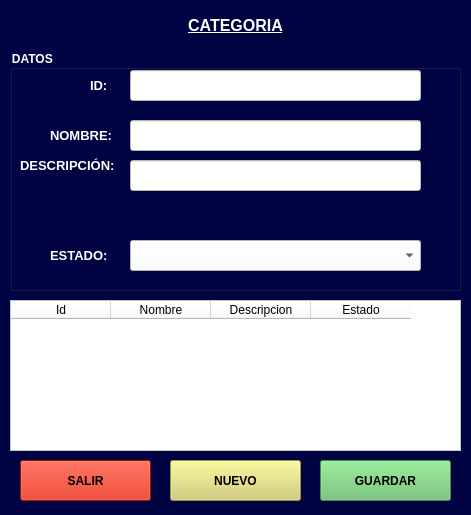
<?xml version="1.0" encoding="UTF-8"?>
<ui version="4.0">
 <class>frmcategoria</class>
 <widget class="QMainWindow" name="frmcategoria">
  <property name="enabled">
   <bool>true</bool>
  </property>
  <property name="geometry">
   <rect>
    <x>0</x>
    <y>0</y>
    <width>471</width>
    <height>515</height>
   </rect>
  </property>
  <property name="font">
   <font>
    <pointsize>9</pointsize>
   </font>
  </property>
  <property name="windowTitle">
   <string>Articulo</string>
  </property>
  <property name="windowIcon">
   <iconset>
    <normaloff>C:/Users/User/Documents/PROYECTO_POO/iconos/agregar-producto.ico</normaloff>C:/Users/User/Documents/PROYECTO_POO/iconos/agregar-producto.ico</iconset>
  </property>
  <property name="toolTipDuration">
   <number>2</number>
  </property>
  <property name="styleSheet">
   <string notr="true">background-color: rgb(0, 3, 66);</string>
  </property>
  <widget class="QWidget" name="centralwidget">
   <widget class="QLabel" name="label">
    <property name="geometry">
     <rect>
      <x>10</x>
      <y>10</y>
      <width>451</width>
      <height>31</height>
     </rect>
    </property>
    <property name="font">
     <font>
      <pointsize>12</pointsize>
      <weight>75</weight>
      <italic>false</italic>
      <bold>true</bold>
      <underline>true</underline>
      <strikeout>false</strikeout>
     </font>
    </property>
    <property name="styleSheet">
     <string notr="true">color: rgb(255, 255, 253);</string>
    </property>
    <property name="text">
     <string>CATEGORIA</string>
    </property>
    <property name="alignment">
     <set>Qt::AlignCenter</set>
    </property>
   </widget>
   <widget class="QGroupBox" name="groupBox">
    <property name="geometry">
     <rect>
      <x>10</x>
      <y>50</y>
      <width>451</width>
      <height>241</height>
     </rect>
    </property>
    <property name="font">
     <font>
      <pointsize>9</pointsize>
      <weight>75</weight>
      <bold>true</bold>
     </font>
    </property>
    <property name="styleSheet">
     <string notr="true">color: rgb(255, 255, 253);</string>
    </property>
    <property name="title">
     <string>DATOS </string>
    </property>
    <widget class="QLabel" name="label_3">
     <property name="geometry">
      <rect>
       <x>40</x>
       <y>70</y>
       <width>81</width>
       <height>31</height>
      </rect>
     </property>
     <property name="font">
      <font>
       <pointsize>10</pointsize>
       <weight>75</weight>
       <bold>true</bold>
      </font>
     </property>
     <property name="styleSheet">
      <string notr="true">color: rgb(255, 255, 253);</string>
     </property>
     <property name="text">
      <string>NOMBRE:</string>
     </property>
    </widget>
    <widget class="QLabel" name="label_8">
     <property name="geometry">
      <rect>
       <x>10</x>
       <y>100</y>
       <width>111</width>
       <height>31</height>
      </rect>
     </property>
     <property name="font">
      <font>
       <pointsize>10</pointsize>
       <weight>75</weight>
       <bold>true</bold>
      </font>
     </property>
     <property name="text">
      <string>DESCRIPCIÓN:</string>
     </property>
    </widget>
    <widget class="QLabel" name="label_6">
     <property name="geometry">
      <rect>
       <x>40</x>
       <y>190</y>
       <width>71</width>
       <height>31</height>
      </rect>
     </property>
     <property name="font">
      <font>
       <pointsize>10</pointsize>
       <weight>75</weight>
       <bold>true</bold>
      </font>
     </property>
     <property name="text">
      <string>ESTADO:</string>
     </property>
    </widget>
    <widget class="QComboBox" name="cboestado">
     <property name="geometry">
      <rect>
       <x>120</x>
       <y>190</y>
       <width>291</width>
       <height>31</height>
      </rect>
     </property>
     <property name="styleSheet">
      <string notr="true">background-color: rgb(255, 255, 253);
color: rgb(0, 0, 0);</string>
     </property>
    </widget>
    <widget class="QLineEdit" name="txtnombre">
     <property name="geometry">
      <rect>
       <x>120</x>
       <y>70</y>
       <width>291</width>
       <height>31</height>
      </rect>
     </property>
     <property name="styleSheet">
      <string notr="true">background-color: rgb(255, 255, 253);
color: rgb(0, 0, 0);</string>
     </property>
     <property name="text">
      <string/>
     </property>
    </widget>
    <widget class="QLabel" name="label_4">
     <property name="geometry">
      <rect>
       <x>80</x>
       <y>20</y>
       <width>41</width>
       <height>31</height>
      </rect>
     </property>
     <property name="font">
      <font>
       <pointsize>10</pointsize>
       <weight>75</weight>
       <bold>true</bold>
      </font>
     </property>
     <property name="styleSheet">
      <string notr="true">color: rgb(255, 255, 253);</string>
     </property>
     <property name="text">
      <string>ID:</string>
     </property>
    </widget>
    <widget class="QLineEdit" name="txtidcategoria">
     <property name="geometry">
      <rect>
       <x>120</x>
       <y>20</y>
       <width>291</width>
       <height>31</height>
      </rect>
     </property>
     <property name="styleSheet">
      <string notr="true">background-color: rgb(255, 255, 253);
color: rgb(0, 0, 0);</string>
     </property>
     <property name="text">
      <string/>
     </property>
    </widget>
    <widget class="QLineEdit" name="txtdescripcion">
     <property name="geometry">
      <rect>
       <x>120</x>
       <y>110</y>
       <width>291</width>
       <height>31</height>
      </rect>
     </property>
     <property name="styleSheet">
      <string notr="true">background-color: rgb(255, 255, 253);
color: rgb(0, 0, 0);</string>
     </property>
     <property name="text">
      <string/>
     </property>
    </widget>
   </widget>
   <widget class="QPushButton" name="btnnuevo">
    <property name="geometry">
     <rect>
      <x>170</x>
      <y>460</y>
      <width>131</width>
      <height>41</height>
     </rect>
    </property>
    <property name="font">
     <font>
      <pointsize>9</pointsize>
      <weight>75</weight>
      <bold>true</bold>
     </font>
    </property>
    <property name="styleSheet">
     <string notr="true">background-color: rgb(209, 206, 107);</string>
    </property>
    <property name="text">
     <string>NUEVO</string>
    </property>
   </widget>
   <widget class="QPushButton" name="btnguardar">
    <property name="geometry">
     <rect>
      <x>320</x>
      <y>460</y>
      <width>131</width>
      <height>41</height>
     </rect>
    </property>
    <property name="font">
     <font>
      <pointsize>9</pointsize>
      <weight>75</weight>
      <bold>true</bold>
     </font>
    </property>
    <property name="styleSheet">
     <string notr="true">background-color: rgb(99, 189, 104);</string>
    </property>
    <property name="text">
     <string>GUARDAR</string>
    </property>
   </widget>
   <widget class="QPushButton" name="btnsalir">
    <property name="geometry">
     <rect>
      <x>20</x>
      <y>460</y>
      <width>131</width>
      <height>41</height>
     </rect>
    </property>
    <property name="font">
     <font>
      <pointsize>9</pointsize>
      <weight>75</weight>
      <bold>true</bold>
     </font>
    </property>
    <property name="styleSheet">
     <string notr="true">background-color: rgb(212, 25, 4);</string>
    </property>
    <property name="text">
     <string>SALIR</string>
    </property>
   </widget>
   <widget class="QTableWidget" name="tblcategorias">
    <property name="geometry">
     <rect>
      <x>10</x>
      <y>300</y>
      <width>451</width>
      <height>151</height>
     </rect>
    </property>
    <property name="minimumSize">
     <size>
      <width>451</width>
      <height>0</height>
     </size>
    </property>
    <property name="styleSheet">
     <string notr="true">background-color: rgb(255, 255, 255);</string>
    </property>
    <column>
     <property name="text">
      <string>Id</string>
     </property>
    </column>
    <column>
     <property name="text">
      <string>Nombre</string>
     </property>
    </column>
    <column>
     <property name="text">
      <string>Descripcion</string>
     </property>
    </column>
    <column>
     <property name="text">
      <string>Estado</string>
     </property>
    </column>
   </widget>
  </widget>
 </widget>
 <resources/>
 <connections/>
</ui>
